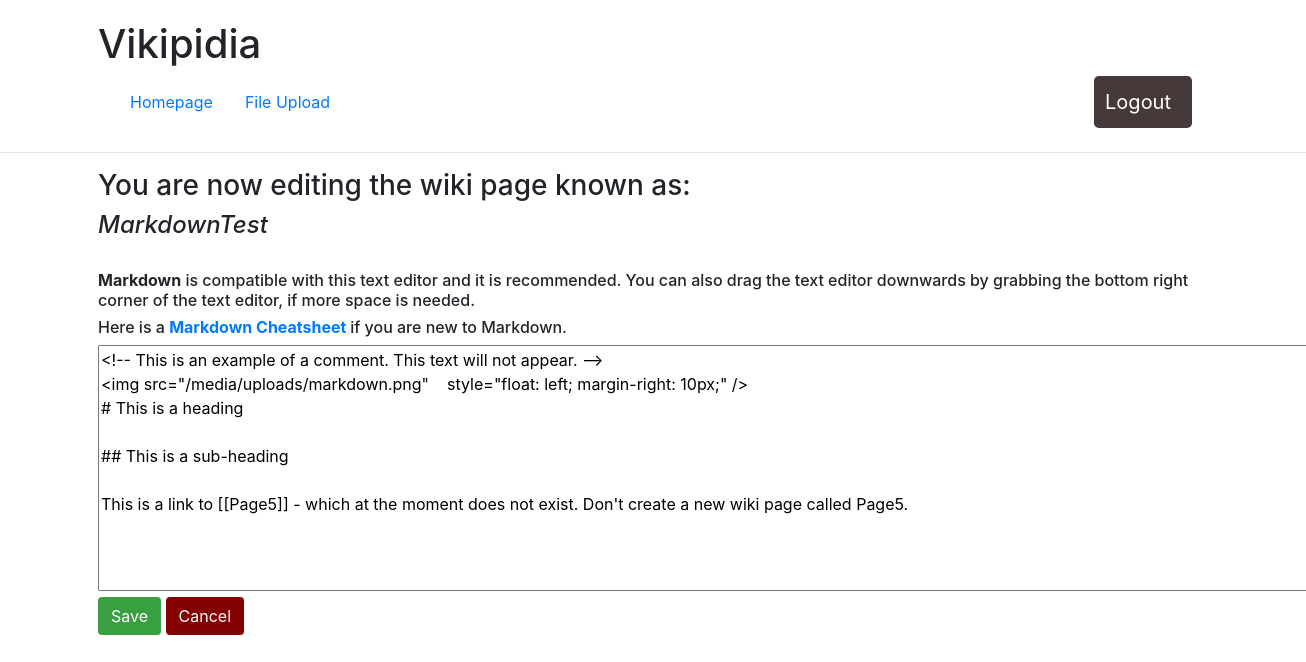
Page /wiki/MarkdownTest/edit (signed in) on the earlier database version.
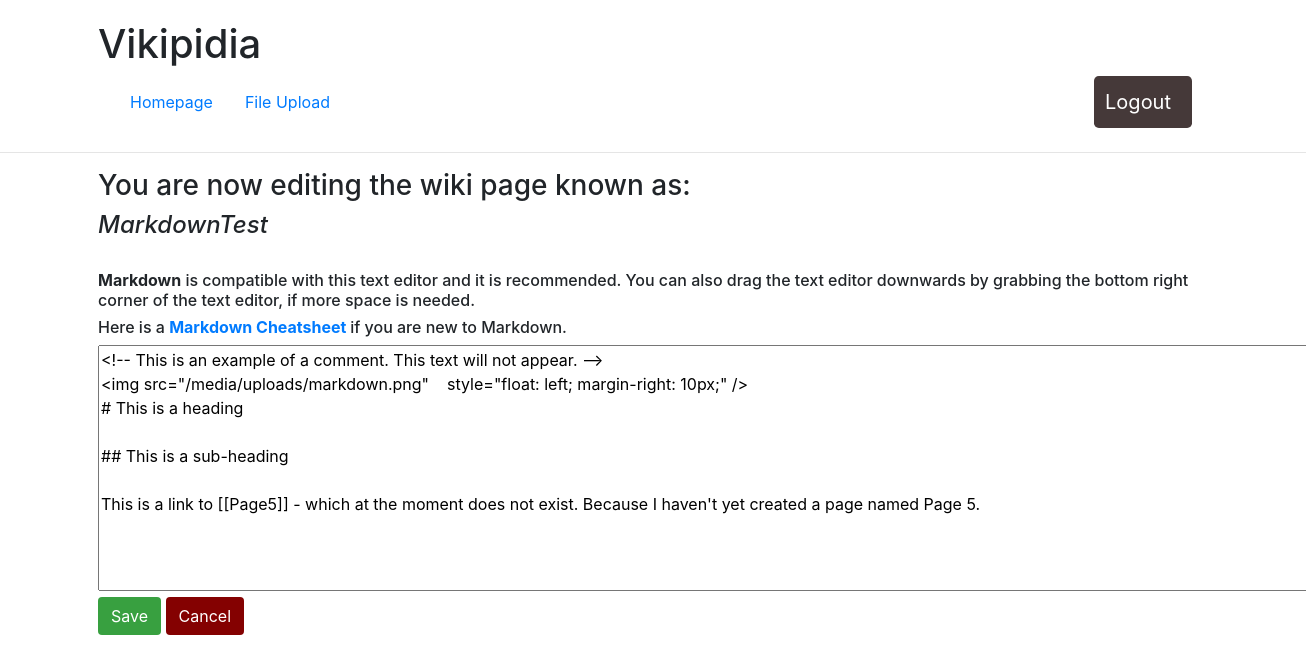
Same page on the later database version.
### wiki/models.py (models this page shows, shortened)
class Page(models.Model):
    title = models.CharField(max_length=64, primary_key=True)
    content = models.TextField()
    counter = models.IntegerField(default = 1)

### wiki/views.py (the view)
# urls.py: path('<str:pk>/edit', views.edit_page, name='edit_page'),
@login_required(login_url='wiki:login') # If logged out, redirects the user to the login screen.
def edit_page(request, pk):
    try:
        page = Page.objects.get(pk=pk)
        content = page.content
    except Page.DoesNotExist:
        content=''
    return render(request, 'wiki/edit_page.html',{ 'page_name':pk, 'content':content},)

### wiki/templates/wiki/edit_page.html (shortened to what this page needs)
{% extends 'wiki/base.html' %}
{% load staticfiles %}
{% block pageheader %}Editing {{ page_name }}{% endblock %} {% block content %}
<div class="container">
    {% block contentTitle %}
    <h3>You are now editing the wiki page known as:</h3>
    <h4>
        <i>{{page_name}}</i>
    </h4>
    {% endblock %}
    <br />
    <h6>
        <strong>Markdown</strong> is compatible with this text editor and it is recommended. You can also drag the text editor downwards
        by grabbing the bottom right corner of the text editor, if more space is needed.</h6>
    <h6>Here is a
        <strong>
            <a href="https://github.com/adam-p/markdown-here/wiki/Markdown-Cheatsheet">Markdown Cheatsheet</a>
        </strong> if you are new to Markdown.</h6>
    <form method="post" action="{% url 'wiki:save_page' page_name %}">
        <textarea id="id_content" name="content" rows="10" cols="120">{{content}}</textarea>
        <input class="btn" id="savebutton" name="Save" type="submit" value="Save">
        <input class="btn" id="cancelbutton" name="Cancel" type="submit" value="Cancel">
    </form>
</div>
{% endblock %}

Differences in the rows shown:
changed Page "MarkdownTest": content "…moment does not exist. Don't create a new wiki page called Page5." → "…moment does not exist. Because I haven't yet created a page named Page 5."
